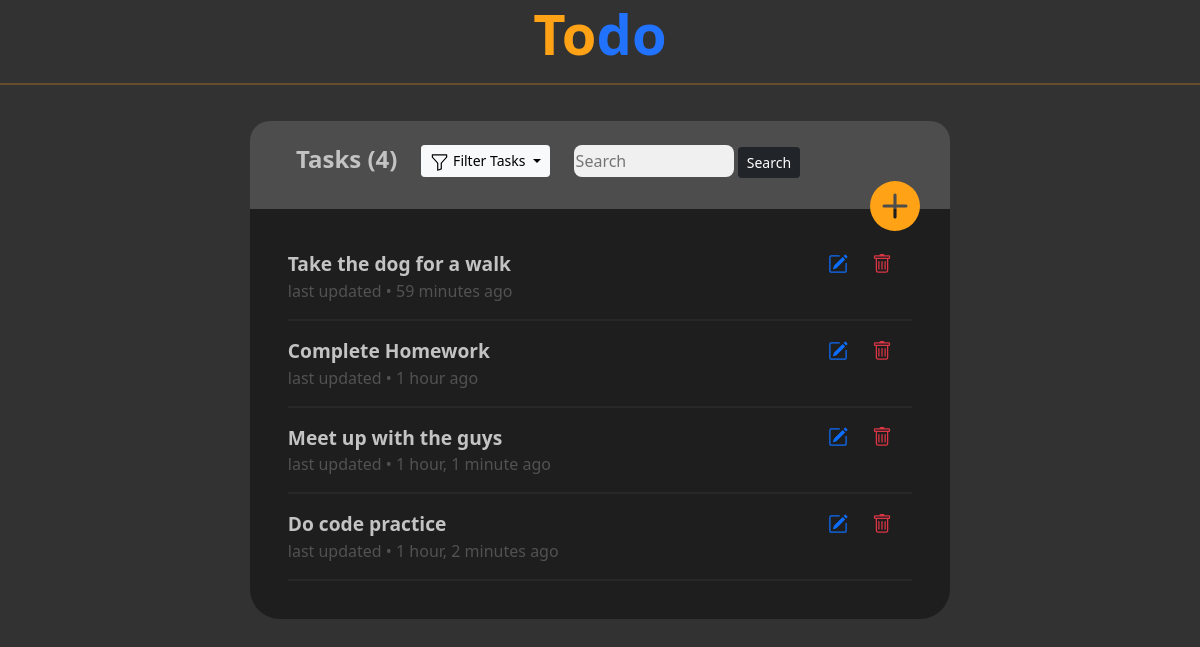
The page / on the database its author committed.
### todos/models.py (models this page shows, shortened)
class Entry(models.Model):
    title = models.CharField(max_length=100)
    body = models.TextField(null=True,blank=True)
    date_added = models.DateTimeField(auto_now=True)
    completed = models.BooleanField(default=False)

### todos/views.py (the view)
# urls.py: path('',views.index , name = "index"),          # home page and a list of my To-Do's
def index(request):
    entries = Entry.objects.all().order_by("-date_added")       # retrieving all the entries from the database
    if request.method != 'POST':
        todoForm = EntryForm()                                  # empty form
    else:
        todoForm = EntryForm(request.POST)
        if todoForm.is_valid():                                 # if form is validated, then save
            todoForm.save()
            return redirect("todos:index")
    context = {"entries":entries, "todoForm":todoForm }
    return render(request,'todos/index.html',context )

### todos/forms.py
class EntryForm(ModelForm):
    class Meta:
        model = Entry
        fields = '__all__'
        exclude = ("completed", )
        widgets = {
                    'title':forms.TextInput(attrs={'class':'title_class',"placeholder":"title", "label":""}) ,
                    'body':forms.Textarea(attrs={'class':'body_class'}) ,
                }

### todos/templates/todos/index.html (shortened to what this page needs)
{% extends 'todos/base.html' %}
{% load bootstrap5 %}
{% load static %}
{% block content %}
<body style="background-color: rgb(50, 50, 50);">
  <center>
    <a href="{% url 'todos:index'  %}">
     <h1 style="color:rgb(255, 162, 22);font-size:3.5rem"> <strong> To<span style="color: rgb(32, 114, 255);" >do</span>  </strong>  </h1>
    </a>
  </center>
  <hr style="border: 1px rgb(255, 162, 22) solid" />
  <div class="d-flex justify-content-center">
    <div id="todo-container" class="col-md-7 col-sm-9 col-12">
    <div style="height: 5.5rem;background-color: rgb(77, 77, 77);border-radius: 20px 20px 0px 0px;">
      <div class="container">
        <br>
        <div class="d-flex">
          <div class="">
            <h4 style="color: rgb(195, 195, 195);margin-left:22px;font-weight: 600;">Tasks ({{entries.count}}) </h4>
          </div>
          <div style="padding-left: 1.5rem;">
         <div class="dropdown">
          <button class="btn btn-light dropdown-toggle btn-sm" type="button" id="dropdownMenuButton2" data-bs-toggle="dropdown" aria-expanded="false">
              Filter Tasks
          </button>
        </div>
        </div>
          <div class="d-none d-md-block" style="padding-left: 1.5rem;">
              <form  action="{% url 'todos:searchTodos' %}" method="post">
               <input class="mr-sm-2"  id="searchInput" name="search" type="text" placeholder="Search">
               <span > <button  name="submit" class="btn btn-dark btn-sm">Search</button> </span>
              </form>
          </div>
        </div>
      </div>
    </div>
  <div style="margin-top: -28px;" class="d-flex justify-content-end">
    <a id="addIcon" onclick="addNote()" style="color: rgb(255, 162, 22);margin-right: 30px;cursor: pointer;"  >
        <svg id="addIconSVG" xmlns="http://www.w3.org/2000/svg" width="50" height="50" fill="currentColor" class="bi bi-plus-circle-fill" viewBox="0 0 16 16">
            <path d="M16 8A8 8 0 1 1 0 8a8 8 0 0 1 16 0zM8.5 4.5a.5.5 0 0 0-1 0v3h-3a.5.5 0 0 0 0 1h3v3a.5.5 0 0 0 1 0v-3h3a.5.5 0 0 0 0-1h-3v-3z"/>
          </svg>
    </a>
</div>
      <div style="margin: 0.5cm 1cm 1cm 1cm">
        {% for entry in entries %}
        <div class="row">
            <div class="col-9 col-md-10">
                <a
                href="{% url 'todos:todoDetail' entry.id %}"
                style="
                  color: rgb(195, 195, 195);
                  font-weight: 600;
                  text-decoration: none;
                  font-size: 1.2rem;
                "
              >
                {{entry.title}}
              </a>
              <p style="margin: 0cm;color:rgb(82, 82, 82)" >last updated <span>&bull;</span>   <span>{{entry.date_added|timesince}} ago</span>  </p>
            </div>
            <div class="col-3 col-md-2">
                <a href="{% url 'todos:editTodo' entry.id %}">
                </a>
                 <span style="margin-left: 20px;">
                    <a href="{% url 'todos:deleteTodo' entry.id %}">
                    </a>
                </span>
            </div>
        </div>
        <hr style="border: 1px rgb(70, 70, 70) solid" />
        {% endfor %}
      </div>
    </div>
  </div>
</body>
{% endblock content %}

### todos/static/css/index.css (style rules this page uses)
#searchInput { border-radius: 8px; background-color: rgb(240, 240, 240) !important; border: none !important; box-shadow: none !important; color: rgb(53, 53, 53); height: 2rem; width:10rem; }
#todo-container { background-color: rgb(30, 30, 30); border-radius: 30px; margin-top: 20px; min-height: 450px; }
a { text-decoration: none; }

### rows shown on the page
Entry: title "Take the dog for a walk", date_added "59 minutes"
Entry: title "Complete Homework", date_added "1 hour"
Entry: title "Meet up with the guys", date_added "1 hour, 1 minute"
Entry: title "Do code practice", date_added "1 hour, 2 minutes"

### other values the page prints
{{ entries.count }} "4"
